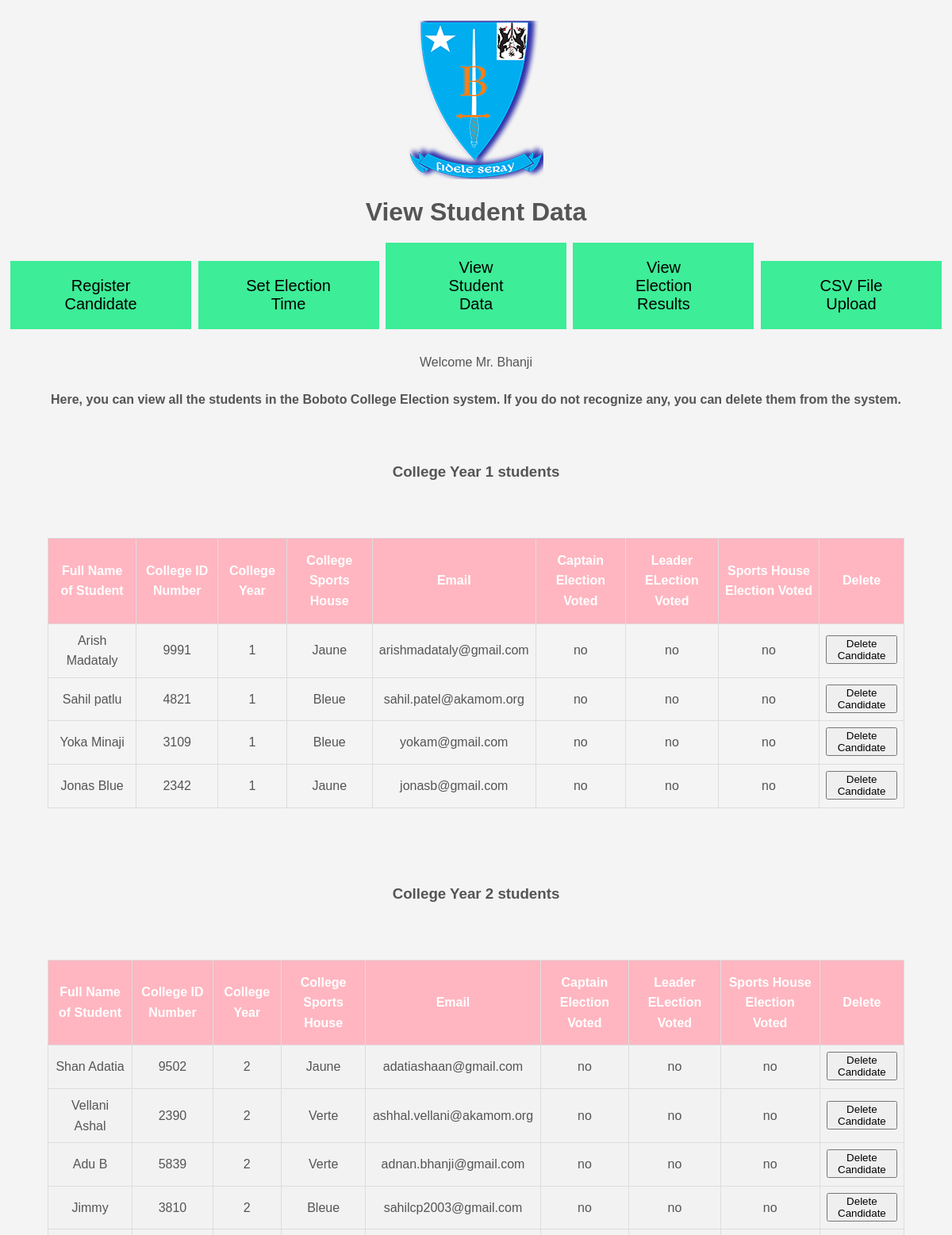
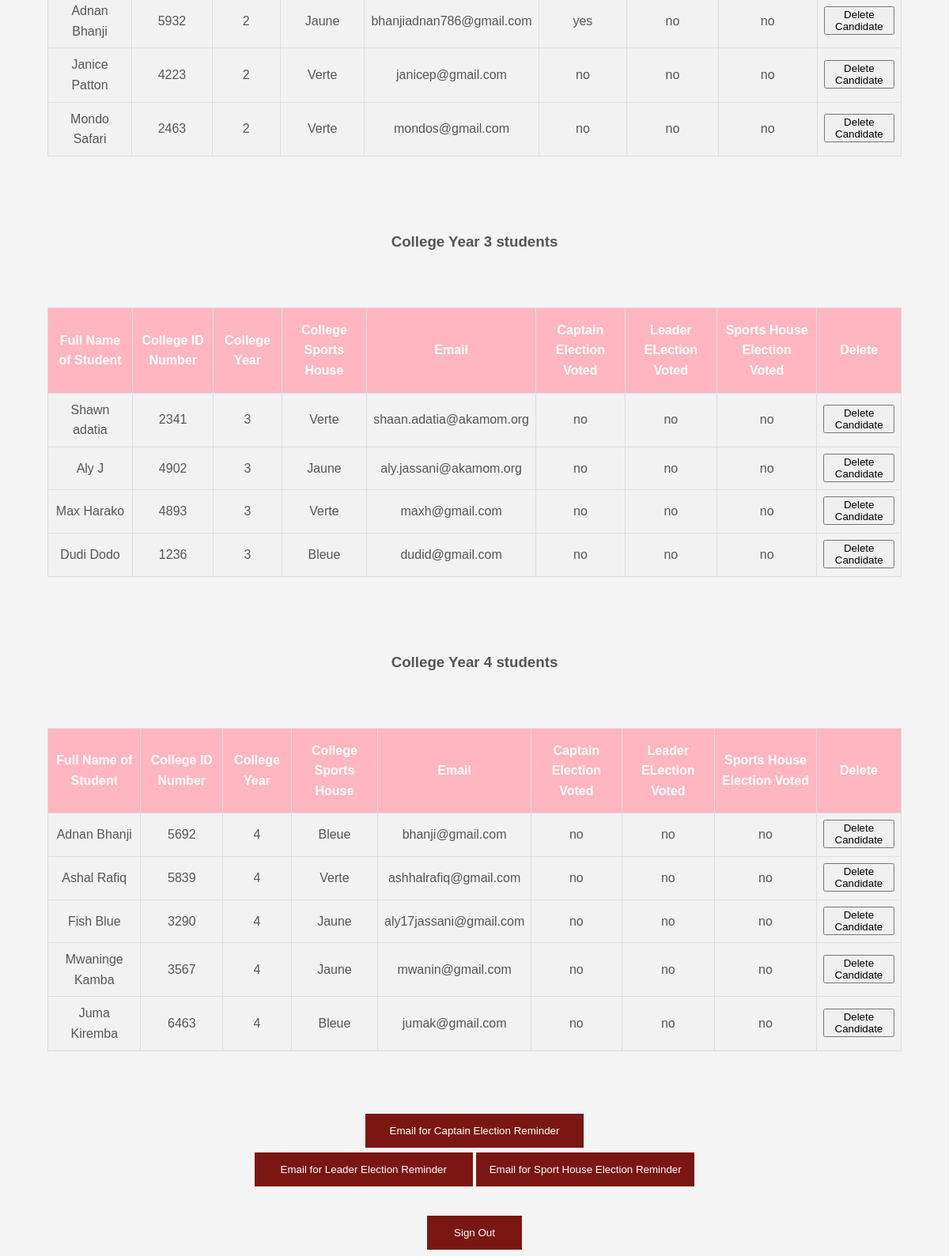
The page /viewstudentdata.php (signed in) on the database its author committed (2 pictures, top to bottom).
### tables this page shows
CREATE TABLE `admindata` (
  `id` int(20) NOT NULL,
  `name` text NOT NULL,
  `email` varchar(200) NOT NULL,
  `password` varchar(200) NOT NULL
);

CREATE TABLE `studentdata` (
  `id` int(20) NOT NULL,
  `name` text NOT NULL,
  `collegeyear` int(20) NOT NULL,
  `collegehouse` text NOT NULL,
  `collegeidnum` int(20) NOT NULL,
  `email` varchar(200) NOT NULL,
  `password` varchar(200) NOT NULL,
  `voted` text NOT NULL,
  `leadervoted` text NOT NULL,
  `sportvoted` text NOT NULL
);

### viewstudentdata.php (the view, shortened to what this page needs)
<?php
include('dbcon.php');
$adminuser=$_SESSION['adminuser'];
$query= $link->query("SELECT * FROM admindata WHERE email='$adminuser'");
if (mysqli_num_rows($query) > 0) {
    while ($row = mysqli_fetch_array($query)) {
        $name=$row['name'];
      }
    }
?>
<!DOCTYPE html>
<html>
<head>
  <link rel="stylesheet" type="text/css" href="adminnav.css?ver=<?php echo rand(111,999)?>">
</head>
<body>
<br>
<img src="logo_boboto.png" alt="Boboto COllege Logo">
<h1>View Student Data</h1>
  <button class="button"><a href="registercandidate.php">Register Candidate</a></li></button>
  <button class="button"><a href="setelectiontime.php">Set Election Time</a></li></button>
  <button class="button"><a href="#">View Student Data</a></li></button>
  <button class="button"><a href="viewelectionresults.php">View Election Results</a></li></button>
  <button class="button"><a href="csvupload.php">CSV File Upload</a></li></button>
<br><br>
Welcome Mr. <?php echo $name; ?>
<br>
<h4>Here, you can view all the students in the Boboto College Election system. If you do not recognize any, you can delete them from the system. </h4>
<br>
<form action="viewstudentdata.php" method="post">
<h3>College Year 1 students</h3><br><br>
<?php
$query1=$link->query("SELECT * FROM studentdata WHERE collegeyear=1");
?>
    <table class="table">
      <thead>
        <tr>
          <th scope="col">Full Name of Student</th>
          <th scope="col">College ID Number</th>
          <th scope="col">College Year</th>
          <th scope="col">College Sports House</th>
          <th scope="col">Email</th>
          <th scope="col">Captain Election Voted</th>
          <th scope="col">Leader ELection Voted</th>
          <th scope="col">Sports House Election Voted</th>
          <th scope="col">Delete</th>
        </tr>
      </thead>
      <tbody>
<?php
while($row1 = mysqli_fetch_array($query1)){
echo '<form method="POST">';
echo "<tr>";
echo "<td>" . $row1['name'] . "</td>";
echo "<td>" . $row1['collegeidnum'] . "</td>";
echo "<td>" . $row1['collegeyear']. "</td>";
echo "<td>" . $row1['collegehouse']. "</td>";
echo "<td>" . $row1['email'] . "</td>";
echo "<td>" . $row1['voted'] . "</td>";
echo "<td>" . $row1['leadervoted'] . "</td>";
echo "<td>" . $row1['sportvoted'] . "</td>";
echo '<td><button type="submit" name="deleteItem" value="'.$row1['id'].'">Delete Candidate</button></td>';
echo "</tr>";
echo "</form>";
}
?>
</tbody>
</table>
<br><br><br>
<h3>College Year 2 students</h3><br><br>
<?php
$query2=$link->query("SELECT * FROM studentdata WHERE collegeyear=2");
?>
    <table class="table">
      <thead>
        <tr>
          <th scope="col">Full Name of Student</th>
          <th scope="col">College ID Number</th>
          <th scope="col">College Year</th>
          <th scope="col">College Sports House</th>
          <th scope="col">Email</th>
          <th scope="col">Captain Election Voted</th>
          <th scope="col">Leader ELection Voted</th>
          <th scope="col">Sports House Election Voted</th>
          <th scope="col">Delete</th>
        </tr>
      </thead>
      <tbody>
<?php
while($row2 = mysqli_fetch_array($query2)){
echo '<form method="POST">';
echo "<tr>";
echo "<td>" . $row2['name'] . "</td>";
echo "<td>" . $row2['collegeidnum'] . "</td>";
echo "<td>" . $row2['collegeyear']. "</td>";
echo "<td>" . $row2['collegehouse']. "</td>";
echo "<td>" . $row2['email'] . "</td>";
echo "<td>" . $row2['voted'] . "</td>";
echo "<td>" . $row2['leadervoted'] . "</td>";
echo "<td>" . $row2['sportvoted'] . "</td>";
echo '<td><button type="submit" name="deleteItem" value="'.$row2['id'].'">Delete Candidate</button></td>';
echo "</tr>";
echo "</form>";
}
?>
</tbody>
</table>
<br><br><br>
<h3>College Year 3 students</h3><br><br>
<?php
$query3=$link->query("SELECT * FROM studentdata WHERE collegeyear=3");
?>
    <table class="table">
      <thead>
        <tr>
          <th scope="col">Full Name of Student</th>
          <th scope="col">College ID Number</th>
          <th scope="col">College Year</th>
          <th scope="col">College Sports House</th>
          <th scope="col">Email</th>
          <th scope="col">Captain Election Voted</th>
          <th scope="col">Leader ELection Voted</th>
          <th scope="col">Sports House Election Voted</th>
          <th scope="col">Delete</th>
        </tr>
      </thead>
      <tbody>
<?php
while($row3 = mysqli_fetch_array($query3)){
echo '<form method="POST">';
echo "<tr>";
echo "<td>" . $row3['name'] . "</td>";
echo "<td>" . $row3['collegeidnum'] . "</td>";
echo "<td>" . $row3['collegeyear']. "</td>";
echo "<td>" . $row3['collegehouse']. "</td>";
echo "<td>" . $row3['email'] . "</td>";
echo "<td>" . $row3['voted'] . "</td>";
echo "<td>" . $row3['leadervoted'] . "</td>";
echo "<td>" . $row3['sportvoted'] . "</td>";
echo '<td><button type="submit" name="deleteItem" value="'.$row3['id'].'">Delete Candidate</button></td>';
echo "</tr>";
echo "</form>";
}
?>
</tbody>
</table>
<br><br><br>
<h3>College Year 4 students</h3><br><br>
<?php
$query4=$link->query("SELECT * FROM studentdata WHERE collegeyear=4");
?>
    <table class="table">
      <thead>
        <tr>
          <th scope="col">Full Name of Student</th>
          <th scope="col">College ID Number</th>
          <th scope="col">College Year</th>
          <th scope="col">College Sports House</th>
          <th scope="col">Email</th>
          <th scope="col">Captain Election Voted</th>
          <th scope="col">Leader ELection Voted</th>
          <th scope="col">Sports House Election Voted</th>
          <th scope="col">Delete</th>
        </tr>
      </thead>
      <tbody>
<?php
while($row4 = mysqli_fetch_array($query4)){
echo '<form method="POST">';
echo "<tr>";
echo "<td>" . $row4['name'] . "</td>";
echo "<td>" . $row4['collegeidnum'] . "</td>";
echo "<td>" . $row4['collegeyear']. "</td>";
echo "<td>" . $row4['collegehouse']. "</td>";
echo "<td>" . $row4['email'] . "</td>";
echo "<td>" . $row4['voted'] . "</td>";
echo "<td>" . $row4['leadervoted'] . "</td>";
echo "<td>" . $row4['sportvoted'] . "</td>";
echo '<td><button type="submit" name="deleteItem" value="'.$row4['id'].'">Delete Candidate</button></td>';
echo "</tr>";
echo "</form>";
}
?>
</tbody>
</table>
<br><br><br>
<form class="inlines" method="post">
  <input type="submit" name="submitcaptain" value="Email for Captain Election Reminder">
</form>
<form class="inlines" method="post">
  <input type="submit" name="submitleader" value="Email for Leader Election Reminder">
</form>
<form class="inlines" method="post">
  <input type="submit" name="submitsport" value="Email for Sport House Election Reminder">
</form>
<br><br>
</form>
<button class="button5"><a class="whitetextneeded" href='signout.php'> Sign Out </a></button>
</body>
</html>

### adminnav.css (style rules this page uses)
body { background-color: #f4f4f4; color: #555; font-family: Arial; font-size: 16px; line-height: 1.6em; margin: 0; text-align: center; }
.button { border: none; background-color: #3DED97; width: 19%; color: white; padding: 20px 60px; text-decoration: none; font-size: 20px; margin: 4px 2px; cursor: pointer; display: inline; }
a { text-decoration: none; color: black; }
.table { font-family: "Trebuchet MS", Arial, Helvetica, sans-serif; border-collapse: collapse; width: 90%; margin: auto; }
.table td, .table th { border: 1px solid #ddd; padding: 8px; }
.table tr:nth-child(even) { background-color: #f2f2f2; }
.table th { padding-top: 15px; padding-bottom: 15px; text-align: center; background-color: lightpink; color: white; }
.button5 { background-color: #7A1712; color: white; padding: 14px 20px; margin: 8px 0; border: none; cursor: pointer; width: 10%; }
.whitetextneeded { color: white; }
a { text-decoration: none; color: black }
input[type=submit] { background-color: #7A1712; color: white; padding: 14px 10px; margin: 3px 0; border: none; cursor: pointer; width: 23%; display: inline; }
.inlines { display: inline; }

### rows shown on the page
admindata: name "Bhanji"
studentdata: name "Arish Madataly", collegeidnum "9991", collegeyear "1", collegehouse "Jaune", email "arishmadataly@gmail.com", voted "no", leadervoted "no", sportvoted "no", $row1['id'] 22 (drawn)
studentdata: name "Sahil patlu", collegeidnum "4821", collegeyear "1", collegehouse "Bleue", email "sahil.patel@akamom.org", voted "no", leadervoted "no", sportvoted "no", $row1['id'] 28 (drawn)
studentdata: name "Yoka Minaji", collegeidnum "3109", collegeyear "1", collegehouse "Bleue", email "yokam@gmail.com", voted "no", leadervoted "no", sportvoted "no", $row1['id'] 37 (drawn)
studentdata: name "Jonas Blue", collegeidnum "2342", collegeyear "1", collegehouse "Jaune", email "jonasb@gmail.com", voted "no", leadervoted "no", sportvoted "no", $row1['id'] 38 (drawn)
studentdata: name "Shan Adatia", collegeidnum "9502", collegeyear "2", collegehouse "Jaune", email "adatiashaan@gmail.com", voted "no", leadervoted "no", sportvoted "no", $row2['id'] 21 (drawn)
studentdata: name "Vellani Ashal", collegeidnum "2390", collegeyear "2", collegehouse "Verte", email "ashhal.vellani@akamom.org", voted "no", leadervoted "no", sportvoted "no", $row2['id'] 24 (drawn)
studentdata: name "Adu B", collegeidnum "5839", collegeyear "2", collegehouse "Verte", email "adnan.bhanji@gmail.com", voted "no", leadervoted "no", sportvoted "no", $row2['id'] 25 (drawn)
studentdata: name "Jimmy", collegeidnum "3810", collegeyear "2", collegehouse "Bleue", email "sahilcp2003@gmail.com", voted "no", leadervoted "no", sportvoted "no", $row2['id'] 29 (drawn)
studentdata: name "Adnan Bhanji", collegeidnum "5932", collegeyear "2", collegehouse "Jaune", email "bhanjiadnan786@gmail.com", voted "yes", leadervoted "no", sportvoted "no", $row2['id'] 35 (drawn)
studentdata: name "Janice Patton", collegeidnum "4223", collegeyear "2", collegehouse "Verte", email "janicep@gmail.com", voted "no", leadervoted "no", sportvoted "no", $row2['id'] 39 (drawn)
studentdata: name "Mondo Safari", collegeidnum "2463", collegeyear "2", collegehouse "Verte", email "mondos@gmail.com", voted "no", leadervoted "no", sportvoted "no", $row2['id'] 42 (drawn)
studentdata: name "Shawn adatia", collegeidnum "2341", collegeyear "3", collegehouse "Verte", email "shaan.adatia@akamom.org", voted "no", leadervoted "no", sportvoted "no", $row3['id'] 20 (drawn)
studentdata: name "Aly J", collegeidnum "4902", collegeyear "3", collegehouse "Jaune", email "aly.jassani@akamom.org", voted "no", leadervoted "no", sportvoted "no", $row3['id'] 27 (drawn)
studentdata: name "Max Harako", collegeidnum "4893", collegeyear "3", collegehouse "Verte", email "maxh@gmail.com", voted "no", leadervoted "no", sportvoted "no", $row3['id'] 36 (drawn)
studentdata: name "Dudi Dodo", collegeidnum "1236", collegeyear "3", collegehouse "Bleue", email "dudid@gmail.com", voted "no", leadervoted "no", sportvoted "no", $row3['id'] 40 (drawn)
studentdata: name "Adnan Bhanji", collegeidnum "5692", collegeyear "4", collegehouse "Bleue", email "bhanji@gmail.com", voted "no", leadervoted "no", sportvoted "no", $row4['id'] 19 (drawn)
studentdata: name "Ashal Rafiq", collegeidnum "5839", collegeyear "4", collegehouse "Verte", email "ashhalrafiq@gmail.com", voted "no", leadervoted "no", sportvoted "no", $row4['id'] 23 (drawn)
studentdata: name "Fish Blue", collegeidnum "3290", collegeyear "4", collegehouse "Jaune", email "aly17jassani@gmail.com", voted "no", leadervoted "no", sportvoted "no", $row4['id'] 26 (drawn)
studentdata: name "Mwaninge Kamba", collegeidnum "3567", collegeyear "4", collegehouse "Jaune", email "mwanin@gmail.com", voted "no", leadervoted "no", sportvoted "no", $row4['id'] 41 (drawn)
studentdata: name "Juma Kiremba", collegeidnum "6463", collegeyear "4", collegehouse "Bleue", email "jumak@gmail.com", voted "no", leadervoted "no", sportvoted "no", $row4['id'] 43 (drawn)
